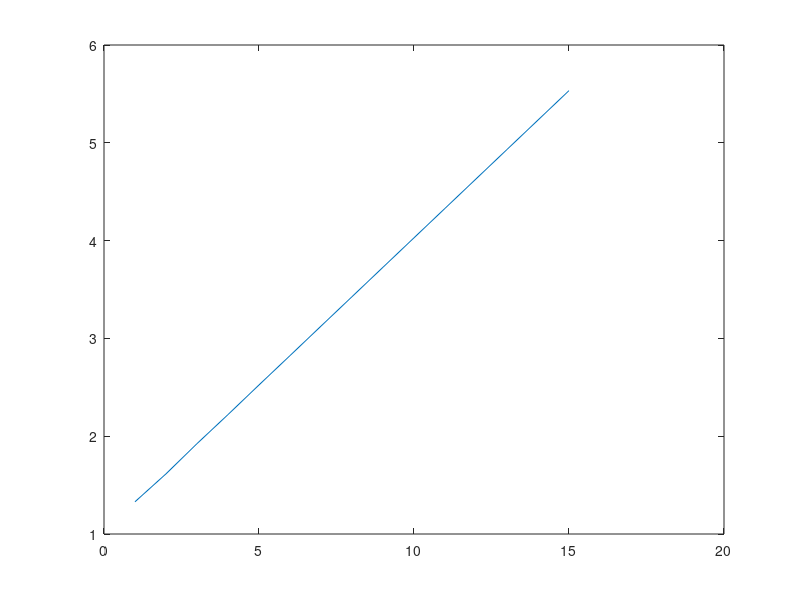

Here is the MATLAB script that generated this plot:
x0=2; c = 6; s = c^(1/3);
t=[1:15];
dec=zeros(1,15);
for k=1:15;
  x1 = sqrt(c/x0); 
  fprintf('Iter %d :: x = %.15f -> Erel = %.2e\n',k,x1,abs(x1-s)/abs(s)); 
  dec(k) = -log10(abs(x1-s)/abs(s));
  x0=x1;
end
plot(t,dec);
